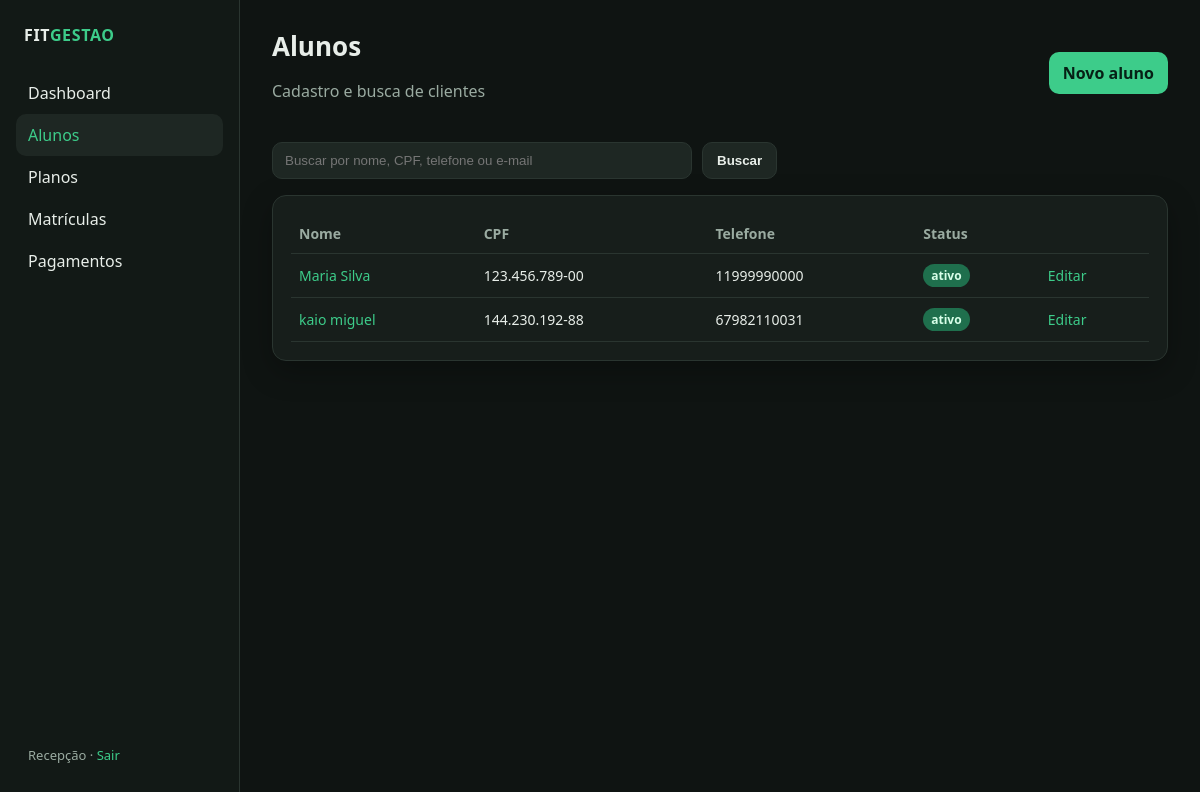
Screenshot of /alunos/ (signed in) with the database file from the repository.
### app/models.py (models this page shows)
class User(UserMixin, db.Model):
    id = db.Column(db.Integer, primary_key=True)
    username = db.Column(db.String(80), unique=True, nullable=False)
    name = db.Column(db.String(120), nullable=False)
    password_hash = db.Column(db.String(255), nullable=False)
    payments = db.relationship("Payment", backref="registered_by", lazy=True)

class Student(db.Model):
    id = db.Column(db.Integer, primary_key=True)
    name = db.Column(db.String(120), nullable=False)
    document = db.Column(db.String(20), unique=True, nullable=False)
    phone = db.Column(db.String(30), nullable=True)
    email = db.Column(db.String(120), nullable=True)
    birth_date = db.Column(db.Date, nullable=True)
    status = db.Column(db.String(20), nullable=False, default="ativo")
    created_at = db.Column(db.DateTime, server_default=db.func.now())
    enrollments = db.relationship(
        "Enrollment", backref="student", lazy=True, order_by="Enrollment.start_date.desc()"
    )

### app/routes/students.py (the view, shortened to what this page needs)
@bp.route("/")
@login_required
def list_students():
    refresh_enrollment_statuses()
    q = (request.args.get("q") or "").strip()
    query = Student.query
    students = query.order_by(Student.name).all()
    return render_template("students/list.html", students=students, q=q)

### app/services.py (called while the page is built)
def refresh_enrollment_statuses():
    today = date.today()
    rows = Enrollment.query.filter(Enrollment.status != "cancelada").all()
    changed = False
    for enrollment in rows:
        new_status = "vencida" if enrollment.end_date < today else "ativa"
        if enrollment.status != new_status:
            enrollment.status = new_status
            changed = True
    if changed:
        db.session.commit()

### app/templates/students/list.html (shortened to what this page needs)
{% extends "base.html" %}
{% block content %}
<div class="topbar">
  <div>
    <h1>Alunos</h1>
    <p class="muted">Cadastro e busca de clientes</p>
  </div>
  <a class="btn" href="{{ url_for('students.create') }}">Novo aluno</a>
</div>
<form class="toolbar" method="get" style="margin-bottom:16px">
  <input type="search" name="q" value="{{ q }}" placeholder="Buscar por nome, CPF, telefone ou e-mail" style="max-width:420px">
  <button class="btn secondary" type="submit">Buscar</button>
</form>
<div class="card">
  {% if students %}
  <table>
    <thead>
      <tr><th>Nome</th><th>CPF</th><th>Telefone</th><th>Status</th><th></th></tr>
    </thead>
    <tbody>
      {% for s in students %}
      <tr>
        <td><a href="{{ url_for('students.detail', student_id=s.id) }}">{{ s.name }}</a></td>
        <td>{{ s.document }}</td>
        <td>{{ s.phone or '—' }}</td>
        <td><span class="badge {{ s.status }}">{{ s.status }}</span></td>
        <td><a href="{{ url_for('students.edit', student_id=s.id) }}">Editar</a></td>
      </tr>
      {% endfor %}
    </tbody>
  </table>
  {% else %}
    <p class="muted">Nenhum aluno encontrado.</p>
  {% endif %}
</div>
{% endblock %}

### app/templates/base.html (shortened to what this page needs)
<!doctype html>
<html lang="pt-BR">
<head>
  <link rel="stylesheet" href="{{ url_for('static', filename='css/style.css') }}">
</head>
<body>
<div class="layout">
  <aside class="sidebar">
    <p class="brand">FIT<span>GESTAO</span></p>
    <nav class="nav">
      <a href="{{ url_for('dashboard.index') }}" class="{{ 'active' if request.endpoint == 'dashboard.index' }}">Dashboard</a>
      <a href="{{ url_for('students.list_students') }}" class="{{ 'active' if request.endpoint and request.endpoint.startswith('students.') }}">Alunos</a>
      <a href="{{ url_for('plans.list_plans') }}" class="{{ 'active' if request.endpoint and request.endpoint.startswith('plans.') }}">Planos</a>
      <a href="{{ url_for('enrollments.list_enrollments') }}" class="{{ 'active' if request.endpoint and request.endpoint.startswith('enrollments.') }}">Matrículas</a>
      <a href="{{ url_for('payments.list_payments') }}" class="{{ 'active' if request.endpoint and request.endpoint.startswith('payments.') }}">Pagamentos</a>
    </nav>
    <div class="user">
      {{ current_user.name }} · <a href="{{ url_for('auth.logout') }}">Sair</a>
    </div>
  </aside>
  <main class="main">
    {% block content %}{% endblock %}
  </main>
</div>
</body>
</html>

### app/static/css/style.css (style rules this page uses)
:root { --bg: #0f1412; --panel: #171e1b; --panel-2: #1e2723; --line: #2a3530; --text: #e8eee9; --muted: #9aaba1; --accent: #3dcc8a; --accent-dim: #1f6f4d; --danger: #e05a5a; --warn: #e0b45a; --info: #5aa8e0; --radius: 14px; --shadow: 0 10px 30px rgba(0, 0, 0, 0.28); font-family: "Segoe UI", system-ui, sans-serif; }
* { box-sizing: border-box; }
html, body { margin: 0; min-height: 100%; background: var(--bg); color: var(--text); }
a { color: var(--accent); text-decoration: none; }
.layout { display: grid; grid-template-columns: 240px 1fr; min-height: 100vh; }
.sidebar { background: #121916; border-right: 1px solid var(--line); padding: 24px 16px; display: flex; flex-direction: column; gap: 8px; }
.brand { font-weight: 700; letter-spacing: 0.04em; margin: 0 8px 18px; }
.brand span { color: var(--accent); }
.nav a { display: block; color: var(--text); padding: 10px 12px; border-radius: 10px; text-decoration: none; }
.nav a:hover, .nav a.active { background: var(--panel-2); color: var(--accent); }
.sidebar .user { margin-top: auto; color: var(--muted); font-size: 13px; padding: 12px; }
.main { padding: 28px 32px 48px; }
.topbar { display: flex; justify-content: space-between; align-items: center; gap: 16px; margin-bottom: 24px; }
h1 { margin: 0; font-size: 26px; }
.muted { color: var(--muted); }
.card { background: var(--panel); border: 1px solid var(--line); border-radius: var(--radius); padding: 18px; box-shadow: var(--shadow); }
.toolbar { display: flex; gap: 10px; flex-wrap: wrap; align-items: center; }
input, select, textarea { background: var(--panel-2); border: 1px solid var(--line); color: var(--text); border-radius: 10px; padding: 10px 12px; width: 100%; }
.btn { display: inline-flex; align-items: center; justify-content: center; background: var(--accent); color: #062015; font-weight: 700; border: 0; border-radius: 10px; padding: 10px 14px; cursor: pointer; text-decoration: none; }
.btn.secondary { background: var(--panel-2); color: var(--text); border: 1px solid var(--line); }
table { width: 100%; border-collapse: collapse; }
th, td { text-align: left; padding: 10px 8px; border-bottom: 1px solid var(--line); font-size: 14px; }
th { color: var(--muted); font-weight: 600; }
.badge { display: inline-block; padding: 3px 8px; border-radius: 999px; font-size: 12px; font-weight: 700; }
.badge.ativa, .badge.pago, .badge.ativo { background: #1f6f4d; color: #d8ffe9; }

### rows the page displays
User: name "Recepção"
Student: name "Maria Silva", document "123.456.789-00", phone "11999990000", status "ativo"
Student: name "kaio miguel", document "144.230.192-88", phone "67982110031", status "ativo"
